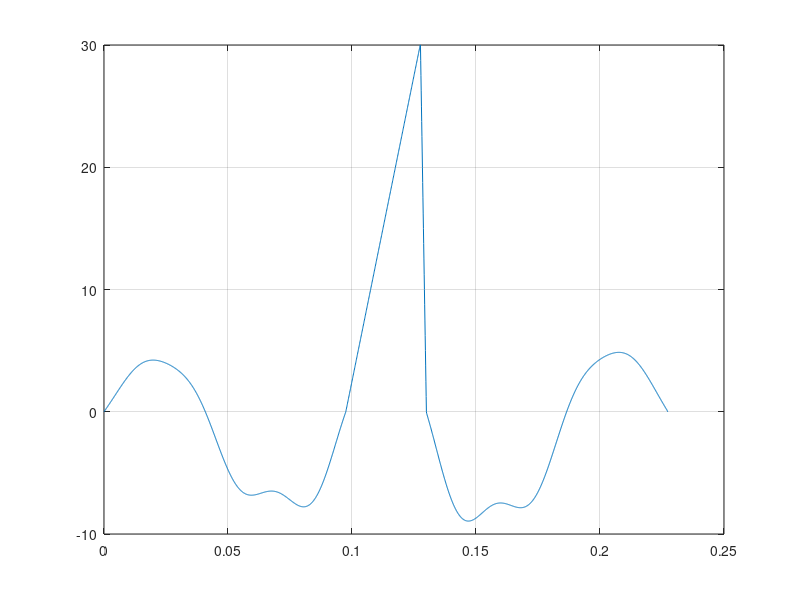

Write the MATLAB code that produced this figure.
clear t;
clear y;

  stab=[1      6.1455      9.9349      0.3372  
  2      0.8377     27.5966      2.3660  
  3      0.5681     35.1416     -1.4199  
  4      0.2199     23.2844     -1.1745  ];

A=stab(:,2);
freq=stab(:,3);
phase=stab(:,4);

sz=size(stab);

N=sz(1);

sr=10000;
dt=1/sr;
dur1=0.0975;

tpi=2*pi;


hds1=0.030;
hds2=0.030*0.08;


total_dur=2*dur1+hds1+hds2;

nt1=round(dur1/dt);

nt2=round(hds1/dt);

nt3=round(hds2/dt);

ntt=2*nt1+nt2+nt3;

t=zeros(ntt,1);
y=zeros(ntt,1);


for j=1:ntt
    t(j)=(j-1)*dt;
end

for j=1:nt1

    for i=1:N
        y(j)=y(j)+A(i)*sin(tpi*freq(i)*t(j)+phase(i));
    end

end

y(1:nt1)=y(1:nt1)-y(1);

ia=nt1+1;
ib=ia+nt2;

for j=ia:ib
    y(j)=30*(j-ia)/(ib-ia);
end

ia=ib+1;
ib=ia+nt3;

for j=ia:ib
    y(j)=30*(1-(j-ia)/(ib-ia));
end

ia=ib+1;
ib=ntt;

kv=nt1-1;

for j=ia:ib
    try
        y(j)=y(kv);
        kv=kv-1;
    end
end

% y(1:nt1)=y(1:nt1)
y(ia:ib)=1.15*y(ia:ib);

y(end)=0;


figure(990);
plot(t,y);
grid on;

tsaw_model=[t y];